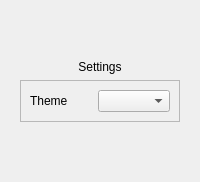
         <widget class="QWidget" name="settingsPage">
          <layout class="QVBoxLayout" name="verticalLayout_7">
           <item>
            <spacer name="verticalSpacer_2">
             <property name="orientation">
              <enum>Qt::Vertical</enum>
             </property>
             <property name="sizeHint" stdset="0">
              <size>
               <width>20</width>
               <height>40</height>
              </size>
             </property>
            </spacer>
           </item>
           <item alignment="Qt::AlignVCenter">
            <widget class="QWidget" name="widget_5" native="true">
             <layout class="QVBoxLayout" name="verticalLayout_8">
              <item>
               <widget class="QLabel" name="label_2">
                <property name="text">
                 <string>Settings</string>
                </property>
                <property name="alignment">
                 <set>Qt::AlignCenter</set>
                </property>
               </widget>
              </item>
              <item>
               <widget class="QFrame" name="frame">
                <property name="frameShape">
                 <enum>QFrame::StyledPanel</enum>
                </property>
                <property name="frameShadow">
                 <enum>QFrame::Raised</enum>
                </property>
                <layout class="QHBoxLayout" name="horizontalLayout_3">
                 <item>
                  <widget class="QLabel" name="label_3">
                   <property name="text">
                    <string>Theme</string>
                   </property>
                  </widget>
                 </item>
                 <item>
                  <widget class="QComboBox" name="themeList"/>
                 </item>
                </layout>
               </widget>
              </item>
             </layout>
            </widget>
           </item>
           <item>
            <spacer name="verticalSpacer_3">
             <property name="orientation">
              <enum>Qt::Vertical</enum>
             </property>
             <property name="sizeHint" stdset="0">
              <size>
               <width>20</width>
               <height>40</height>
              </size>
             </property>
            </spacer>
           </item>
          </layout>
         </widget>
